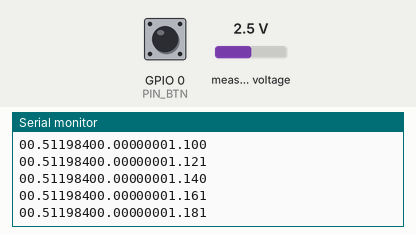
This sketch was run on a simulated ESP32-S3. Shown: the last lines printed to the serial monitor. The test bench sets the inputs (shaded band); at power-on: GPIO 0 (PIN_BTN) HIGH, measured voltage 2.5 V.

Above: at 1.5 s.
1.6 s: GPIO 0 (PIN_BTN) pulled LOW for 0.15 s
At 2.2 s:
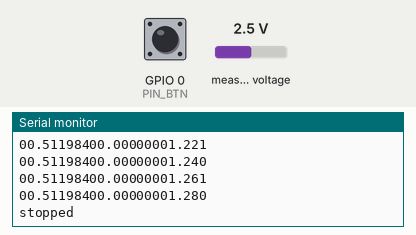
3.2 s: GPIO 0 (PIN_BTN) pulled LOW for 1 s
At 4.3 s:
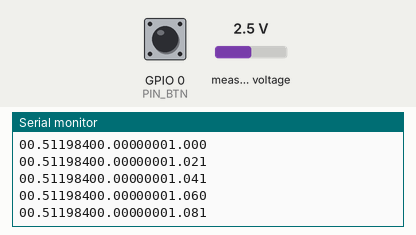
5.7 s: measured voltage set to 0.1 V
At 6.7 s:
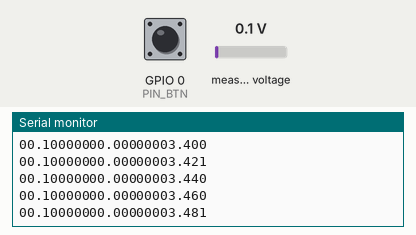
7.2 s: measured voltage set to 1.2 V
At 7.8 s:
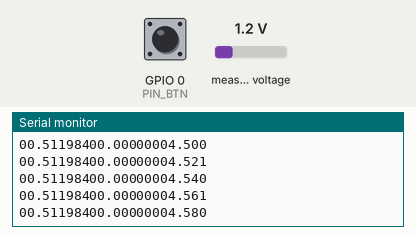
Timing chart, 0 to 9.7 s (numbered marks = the images above; inputs shaded):
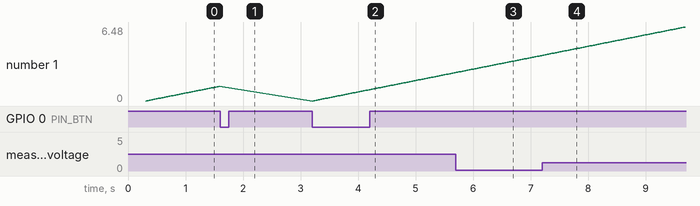

The sketch:

Main_code.ino
```cpp
/*
  TMR heartbeat sensor -> ESP32-S3 (N16R8) + ADS1115
  Streams the SAME serial format as the old STM32 board, so the Python viewer
  works unchanged.  Viewer baud = 921600.

  Wiring:
    ADS1115 VDD -> 3V3     GND -> GND
    ADS1115 SDA -> GPIO8   SCL -> GPIO9
    ADS1115 ADDR -> GND    (I2C address 0x48)
    ADS1115 A0 -> TMR V-   A1 -> TMR V+
  Avoid GPIO26-37 (flash/PSRAM) and GPIO19/20 (USB) on the N16R8.

  BOOT button (GPIO0): stop / start a new recording.
*/
#include <Wire.h>
#include <math.h>
#include <stdio.h>
#include <Adafruit_ADS1X15.h>

// ---- settings -------------------------------------------------------------
static const int       PIN_SDA    = 8;
static const int       PIN_SCL    = 9;
static const int       PIN_BTN    = 0;           // BOOT button
static const uint32_t  PERIOD_US  = 20000;       // 50 Hz output, same as old board
static const adsGain_t GAIN       = GAIN_EIGHT;  // +-0.512 V, 15.6 uV/step
                                                 // GAIN_SIXTEEN = +-0.256 V, 7.8 uV/step
static const bool      AUTO_START = true;        // stream as soon as it boots
// ---------------------------------------------------------------------------

Adafruit_ADS1115 ads;
bool     recording = false;
uint32_t t0_us = 0, next_us = 0;
bool     btn_prev = true;
uint32_t btn_ms = 0;

// Record format: \r\n S d.dddddd S d.dddddd ss.sss \n\r   (28 bytes, no separators)
// S = '0' positive, '1' negative. Seconds wrap at 100.
static void fmtVolts(char *out, float v) {
  long micro = lroundf(fabsf(v) * 1e6f);
  if (micro > 9999999L) micro = 9999999L;
  snprintf(out, 12, "%c%ld.%06ld", v < 0 ? '1' : '0', micro / 1000000L, micro % 1000000L);
}

static int fmtRecord(char *out, float ch0, float ch1, double t_s) {
  char a[12], b[12];
  fmtVolts(a, ch0);
  fmtVolts(b, ch1);
  return snprintf(out, 40, "\r\n%s%s%06.3f\n\r", a, b, fmod(t_s, 100.0));
}

void startRecording() {
  recording = true;
  t0_us = micros();
  next_us = t0_us;
}

void setup() {
  Serial.begin(921600);
  delay(300);
  Wire.begin(PIN_SDA, PIN_SCL);
  Wire.setClock(400000);
  pinMode(PIN_BTN, INPUT_PULLUP);

  if (!ads.begin(0x48, &Wire)) {
    while (true) {
      Serial.println("ADS1115 not found - check SDA=GPIO8 SCL=GPIO9 VDD GND ADDR");
      delay(1000);
    }
  }
  ads.setGain(GAIN);
  ads.setDataRate(RATE_ADS1115_128SPS);
  ads.startADCReading(ADS1X15_REG_CONFIG_MUX_DIFF_0_1, true);   // continuous, A0-A1
  Serial.println("Ok, ADS1115 ready");
  if (AUTO_START) startRecording();
}

void loop() {
  bool b = digitalRead(PIN_BTN);
  if (!b && btn_prev && millis() - btn_ms > 200) {
    btn_ms = millis();
    if (recording) { recording = false; Serial.println("stopped"); }
    else           { startRecording(); }
  }
  btn_prev = b;

  if (!recording) return;
  uint32_t now = micros();
  if ((int32_t)(now - next_us) < 0) return;
  next_us += PERIOD_US;

  float ch0 = ads.computeVolts(ads.getLastConversionResults());
  float ch1 = 0.0f;                              // unused, viewer still expects it
  char rec[40];
  int n = fmtRecord(rec, ch0, ch1, (now - t0_us) * 1e-6);
  Serial.write((const uint8_t *)rec, n);
}
```

Measured:
- plotted number 1: 1.28 → 2.48 after the input at 3.2 s
